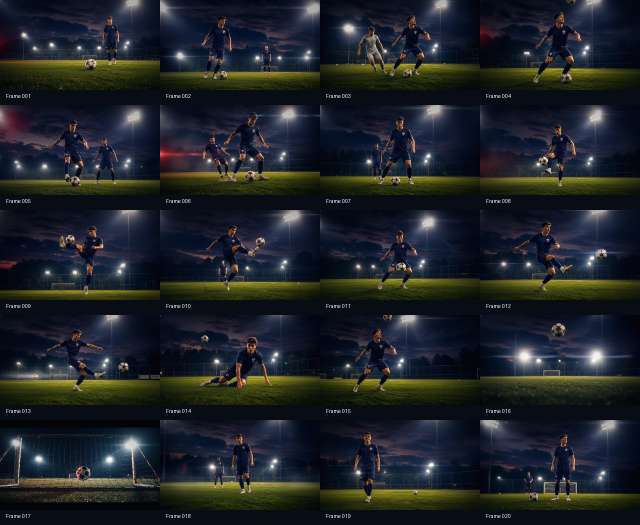
#> input picture review/story-contact-sheet.jpg, 1280 x 1050 px (shown at 1/2 size)
$ python -i postprocess_premium_frames.py   (imports and definitions only)
#> lines starting #> are read from the running program, lines starting #| are printed output that depends on the picture
#> in process_frame, img is the input picture: PIL image 1280x1050 RGB; mean R, G, B 32, 36.2, 40.4
#!/usr/bin/env python3
"""Optimize and review premium Astra keyframes for Wix/browser playback."""
from __future__ import annotations

import math
import os
from pathlib import Path

import numpy as np
from PIL import Image, ImageDraw, ImageEnhance, ImageFilter, ImageOps


ROOT = Path(__file__).resolve().parent
SOURCE_DIR = ROOT / os.getenv("ASTRA_SOURCE_DIR", "frames_premium")
OUTPUT_DIR = ROOT / os.getenv("ASTRA_OUTPUT_DIR", "frames_premium_web")
REVIEW_DIR = ROOT / os.getenv("ASTRA_REVIEW_DIR", "review")
REVIEW_SHEET = os.getenv("ASTRA_REVIEW_SHEET", "premium-contact-sheet.jpg")
TARGET_SIZE = (1600, 900)


def cover_resize(img: Image.Image, size: tuple[int, int]) -> Image.Image:
#> called with size = (1600, 900)
    return ImageOps.fit(img.convert("RGB"), size, method=Image.Resampling.LANCZOS, centering=(0.5, 0.5))
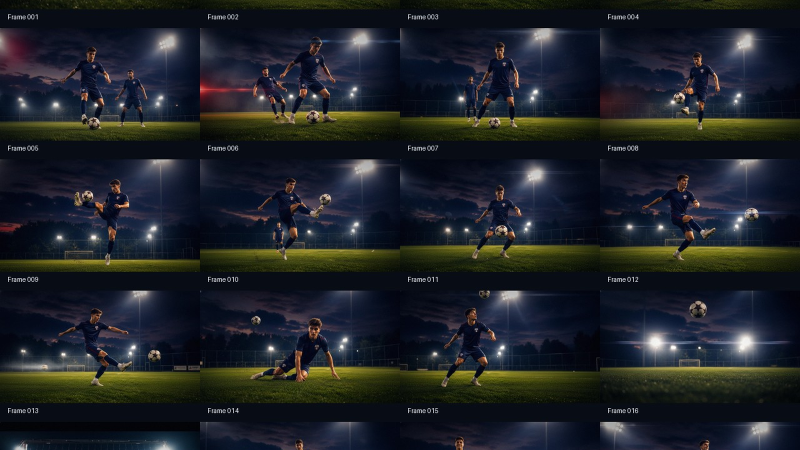
#> returned value: PIL image 1600x900 RGB (shown at 1/2 size); mean R, G, B 30.8, 34.7, 39.5


def cinematic_grade(img: Image.Image) -> Image.Image:
    img = ImageEnhance.Contrast(img).enhance(1.12)
#> img: PIL image 1600x900 RGB
    img = ImageEnhance.Color(img).enhance(1.06)
    img = ImageEnhance.Sharpness(img).enhance(1.08)

    arr = np.asarray(img).astype(np.float32)
    luminance = arr.mean(axis=2, keepdims=True) / 255.0
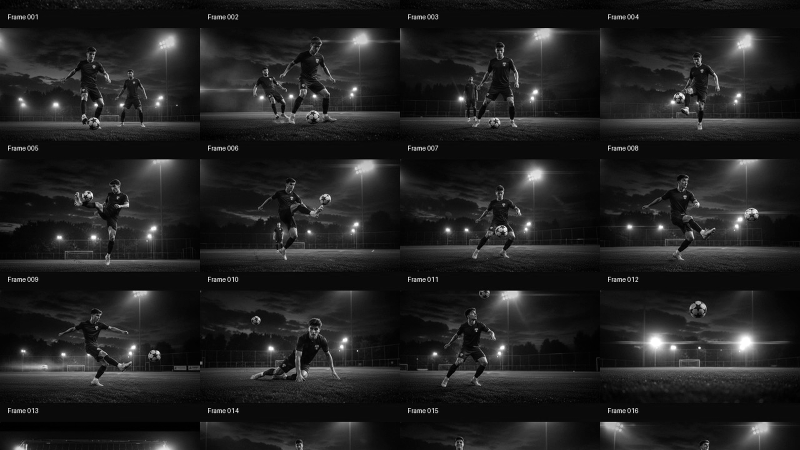
#> luminance: shape (900, 1600, 1) float32 (shown at 1/2 size); min 0, max 1, mean 0.134
    shadow = 1.0 - luminance
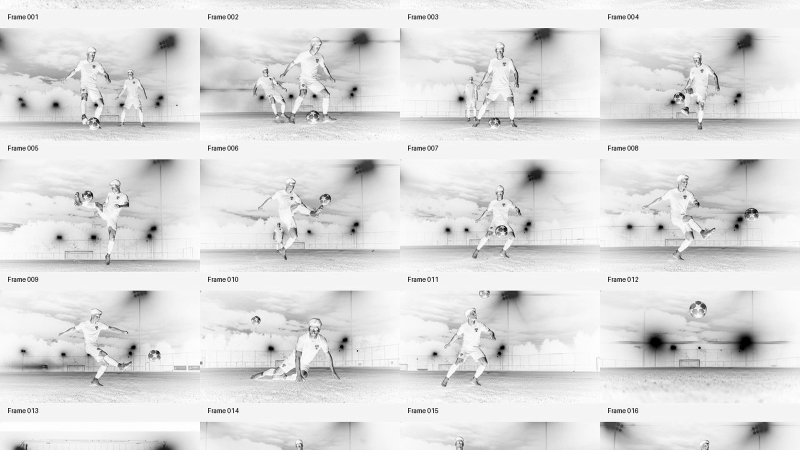
#> shadow: shape (900, 1600, 1) float32 (shown at 1/2 size); min 0, max 1, mean 0.866
    highlight = luminance

    # Deep navy shadows and restrained warm highlights.
    arr[:, :, 0] += shadow[:, :, 0] * 2 + highlight[:, :, 0] * 7
    arr[:, :, 1] += shadow[:, :, 0] * 4 + highlight[:, :, 0] * 3
    arr[:, :, 2] += shadow[:, :, 0] * 12
    arr = np.clip(arr, 0, 255).astype(np.uint8)
    return Image.fromarray(arr, "RGB")


def add_vignette(img: Image.Image, strength: float = 0.34) -> Image.Image:
#> called with strength = 0.34
    width, height = img.size
#> width = 1600; height = 900
    y, x = np.ogrid[-1:1:height * 1j, -1:1:width * 1j]
#> y = 900 values from -1 to 1
    radius = np.sqrt((x * 0.92) ** 2 + (y * 1.05) ** 2)
    mask = 1 - np.clip((radius - 0.28) / 0.95, 0, 1) * strength
    mask_img = Image.fromarray(np.uint8(mask * 255), "L").filter(ImageFilter.GaussianBlur(14))
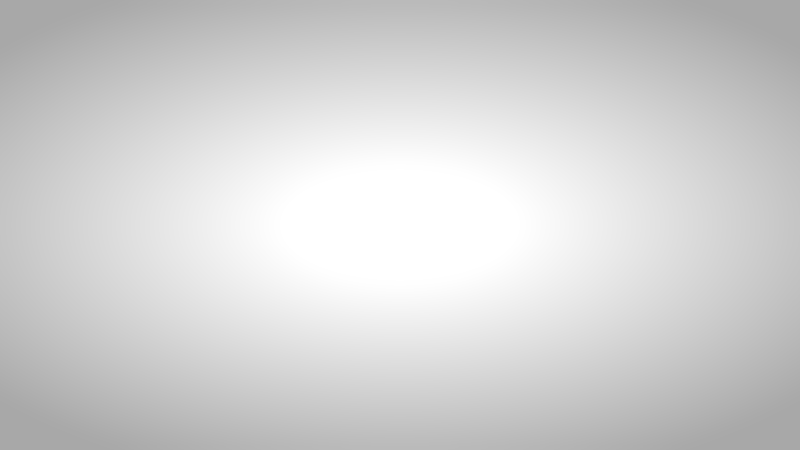
#> mask_img: PIL image 1600x900 L (shown at 1/2 size); min 168, max 255, mean 210.8
    dark = Image.new("RGB", img.size, (0, 0, 0))
#> dark: PIL image 1600x900 RGB; every value is 0
    return Image.composite(img, dark, mask_img)


def add_subtle_grain(img: Image.Image, amount: float = 0.018) -> Image.Image:
#> called with amount = 0.018
    arr = np.asarray(img).astype(np.float32)
    noise = np.random.default_rng(42).normal(0, 255 * amount, arr.shape[:2])
    arr[:, :, 0] += noise
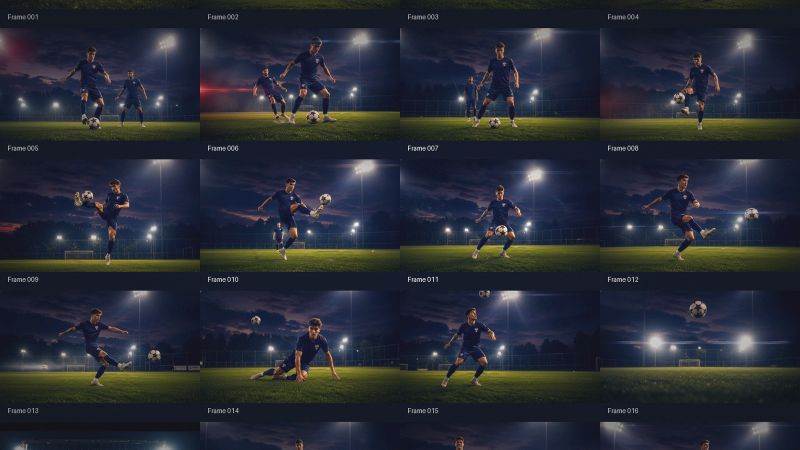
#> arr: shape (900, 1600, 3) float32 (shown at 1/2 size); mean R, G, B 26, 30.5, 40.7; drawn with min black and max white
    arr[:, :, 1] += noise
    arr[:, :, 2] += noise
    return Image.fromarray(np.clip(arr, 0, 255).astype(np.uint8), "RGB")


def process_frame(path: Path) -> Path:
    img = Image.open(path)
    img = cover_resize(img, TARGET_SIZE)
    img = cinematic_grade(img)
    img = add_vignette(img)
    img = add_subtle_grain(img)
#> (the run stopped early here; a loop or call above may not have finished)

$ run again, on frames_story_web/frame_001.webp
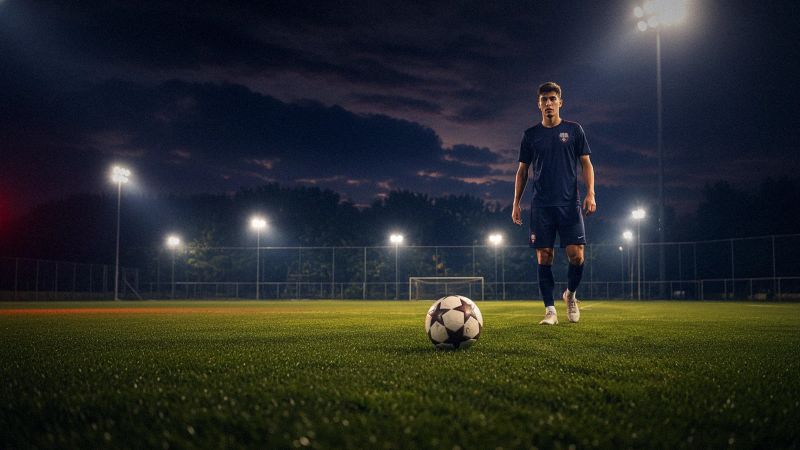
#> input picture frames_story_web/frame_001.webp, 1600 x 900 px (shown at 1/2 size)
#> in process_frame, img is the input picture: PIL image 1600x900 RGB; mean R, G, B 38.4, 41.7, 40.6
#> in cinematic_grade, `shadow = 1.0 - luminance`:
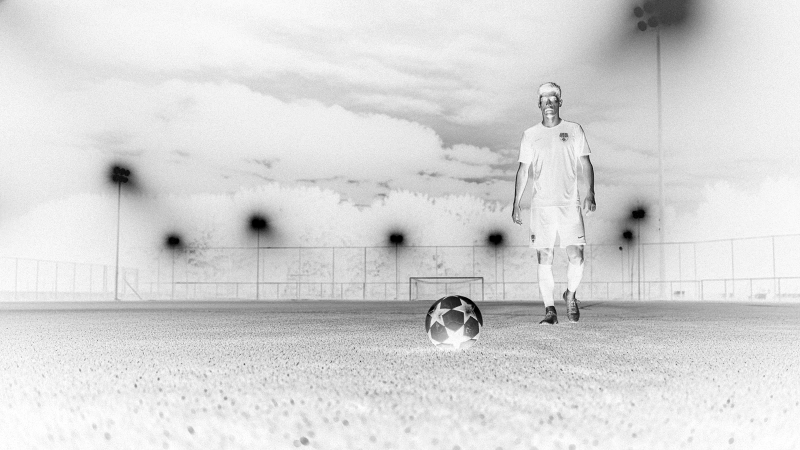
#> shadow: shape (900, 1600, 1) float32 (shown at 1/2 size); min 0, max 1, mean 0.847
#> dark: PIL image 1600x900 RGB; every value is 0
#> in add_subtle_grain, `arr[:, :, 0] += noise`:
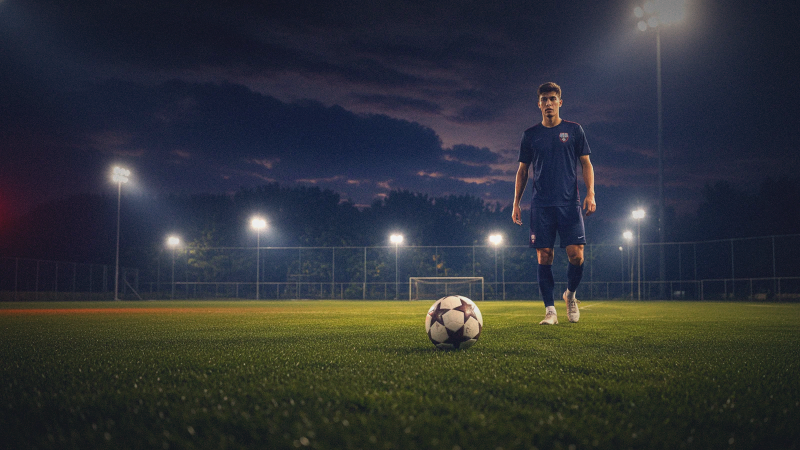
#> arr: shape (900, 1600, 3) float32 (shown at 1/2 size); mean R, G, B 33.4, 37.1, 41.9; drawn with min black and max white

$ run again, on frames_story_web/frame_002.webp
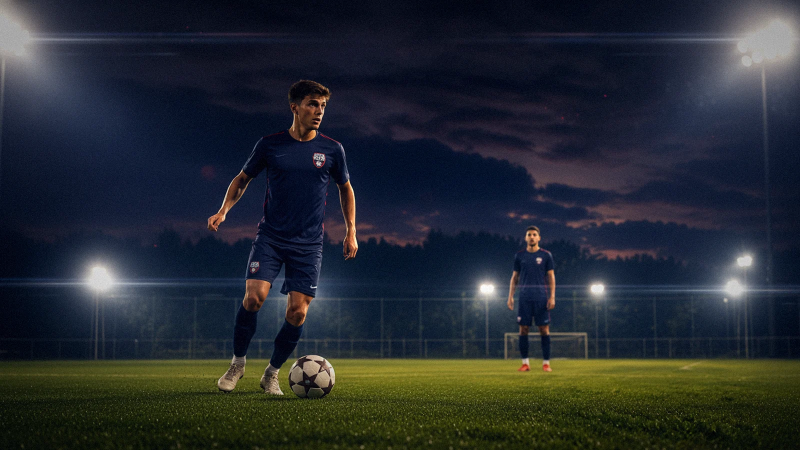
#> input picture frames_story_web/frame_002.webp, 1600 x 900 px (shown at 1/2 size)
#> in process_frame, img is the input picture: PIL image 1600x900 RGB; mean R, G, B 37.1, 42.5, 48.5
#> in cinematic_grade, `shadow = 1.0 - luminance`:
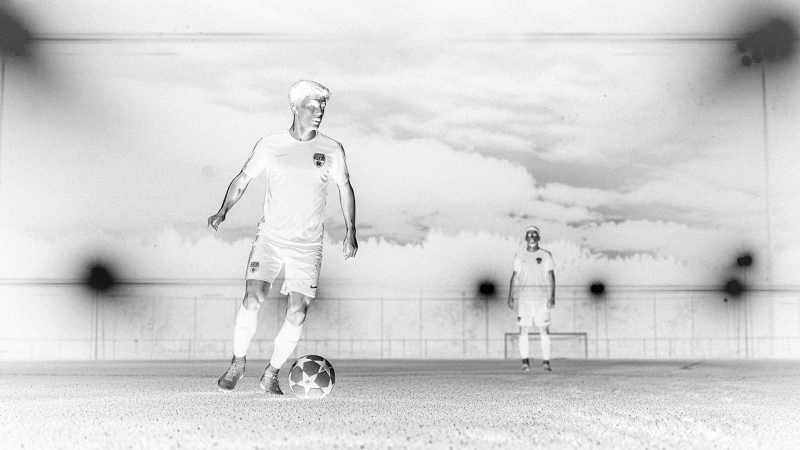
#> shadow: shape (900, 1600, 1) float32 (shown at 1/2 size); min 0, max 1, mean 0.836
#> dark: PIL image 1600x900 RGB; every value is 0
#> in add_vignette, `return Image.composite(img, dark, mask_img)`:
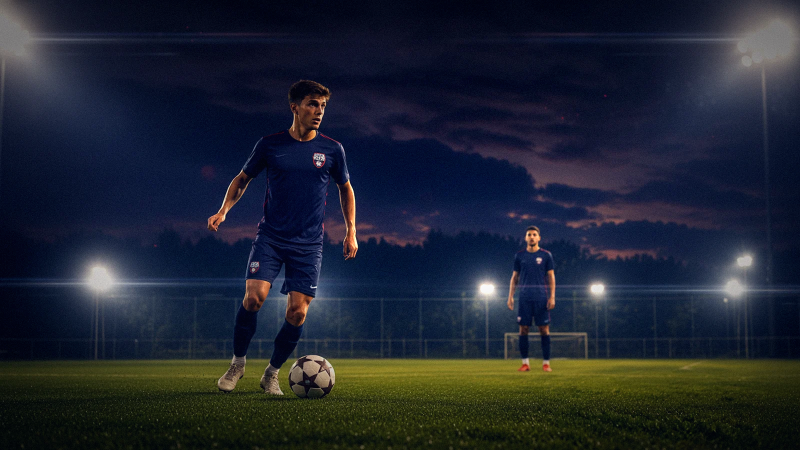
#> returned value: PIL image 1600x900 RGB (shown at 1/2 size); mean R, G, B 30.6, 36.2, 48.5
